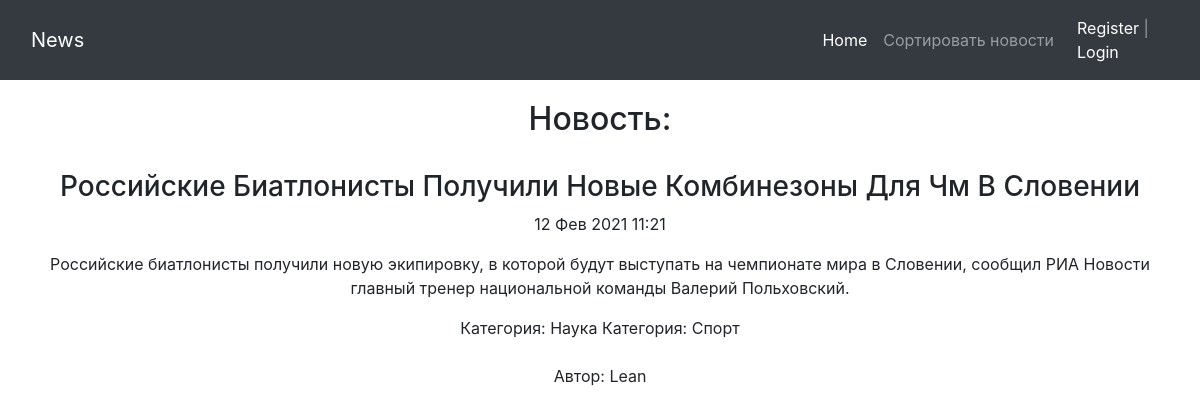
/news/3/, run on the app's committed database.
### news/models.py (models this page shows, shortened)
class Post(models.Model):
    ARTICLE = '1'
    NEWS = '2'
    CHOICE = (
        (ARTICLE, 'Article'),
        (NEWS, 'News'),
    )
    article_or_news = models.CharField(verbose_name='поле с выбором - статья или новость',
                                       max_length=1, choices=CHOICE,
                                       default=ARTICLE)
    date_of_creation_post = models.DateTimeField(verbose_name='дата и время создания', auto_now_add=True)
    header = models.CharField(verbose_name='заголовок статьи или новости', max_length=200)
    post_text = models.TextField(verbose_name='текст статьи или новости')
    post_rating = models.IntegerField(verbose_name='рейтинг статьи или новости', default=0)
    category = models.ManyToManyField(Category, through='PostCategory', blank=True, verbose_name='Категория')
    author = models.ForeignKey(Author, on_delete=models.CASCADE, verbose_name='Автор')

class Category(models.Model):
    name_of_category = models.CharField(verbose_name='название категории', max_length=100, unique=True)
    subscribers = models.ManyToManyField(User, blank=True, related_name='subscribers')
    def __str__(self):
        return f'{self.name_of_category}'

class Author(models.Model):
    rating_author = models.IntegerField(verbose_name='рейтинг пользователя', default=0)
    author = models.OneToOneField(User, on_delete=models.CASCADE)

### news/views.py (the view)
# urls.py: path('<int:pk>/', cache_page(100)(PostDetailView.as_view()), name='post_detail'),
class PostDetailView(DetailView):
    template_name = 'news/post_detail.html'
    queryset = Post.objects.all()

### news/templatetags/Censor.py (called while the page is built)
@register.filter(name='censor')  # регистрируем наш фильтр под именем censor, чтоб django понимал, что это именно фильтр, а не простая функция
def censor(value, arg):   # первый аргумент здесь это то значение, к которому надо применить фильтр, второй аргумент — это аргумент фильтра, т.е. примерно следующее будет в шаблоне value|censor:arg
    for word in profanity_list:
        if word.lower() in value.lower():
            return value.replace(word, arg)   # возвращаемое функцией значение — это то значение, которое подставится к нам в шаблон
        else:
            return value

### templates/news/post_detail.html (shortened to what this page needs)
{% extends 'flatpages/default.html' %}
{% load Censor %}
{% block content %}
<h2>Новость:</h2><br>
<h3> {{ post.header |censor:'***'|title }}</h3>
<p>{{post.date_of_creation_post |date:'d M Y H:i'}}</p>
<p>
    {% if post.article_or_news == '1' %}
    {{ post.post_text |censor:'***'  }}
    {% else %}
    {{ post.post_text |censor:'***' }}
    {% endif %}
</p>
<div>
    {% for category in post.category.all %}
    Категория: {{ category }}
    {% endfor %}
</div>
<br><div>Автор: {{ post.author.author }}</div>
{% endblock content %}

### data on the page
Post: header|censor "Российские Биатлонисты Получили Новые Комбинезоны Для Чм В Словении", date_of_creation_post "12 Фев 2021 11:21", post_text|censor "Российские биатлонисты получили новую экипировку, в которой будут выступать на чемпионате мира в Словении, сообщил РИА Новости главный тренер национальной команды Валерий Польховский.", author.author "Lean"
Category: name_of_category "Наука"
Category: name_of_category "Спорт"
